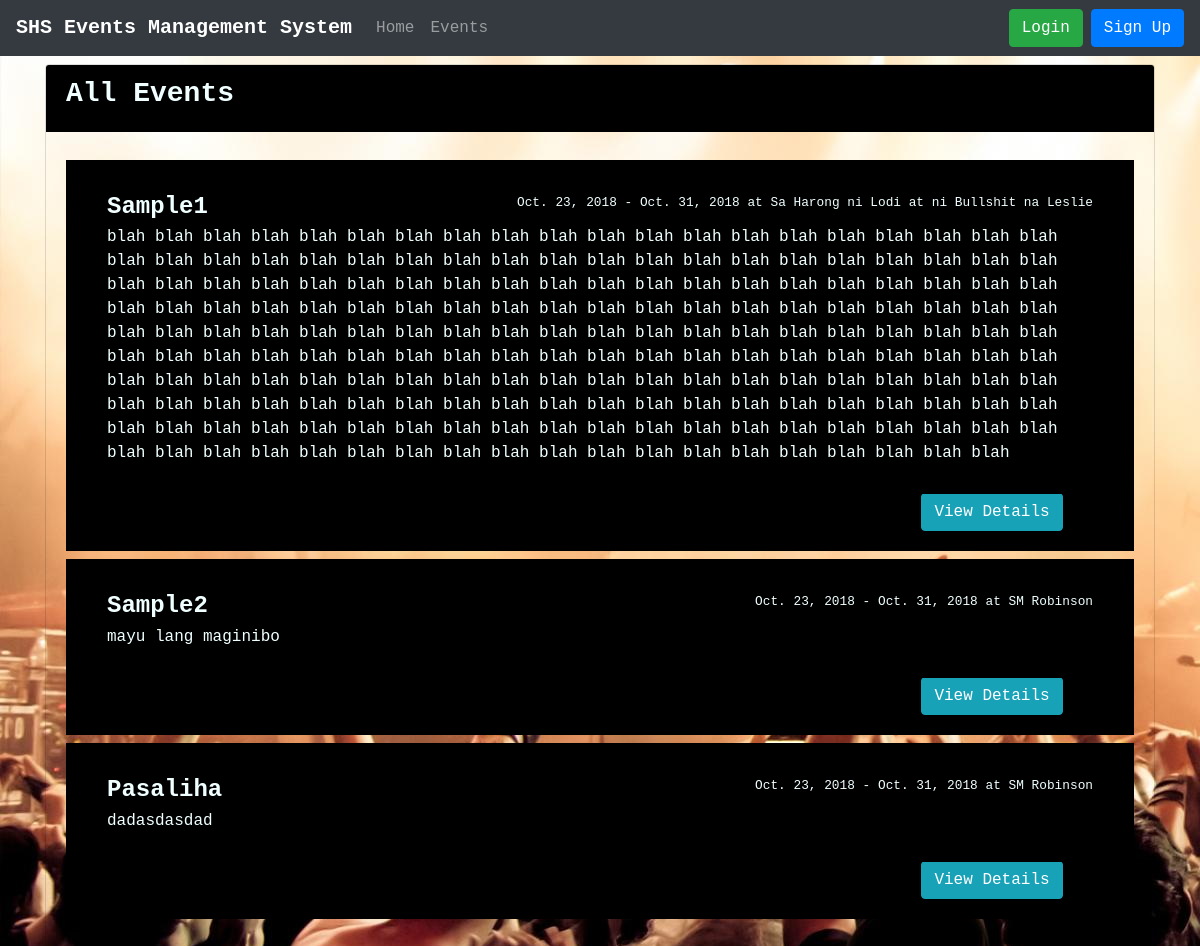
/events/, run on an earlier commit of the app's database.
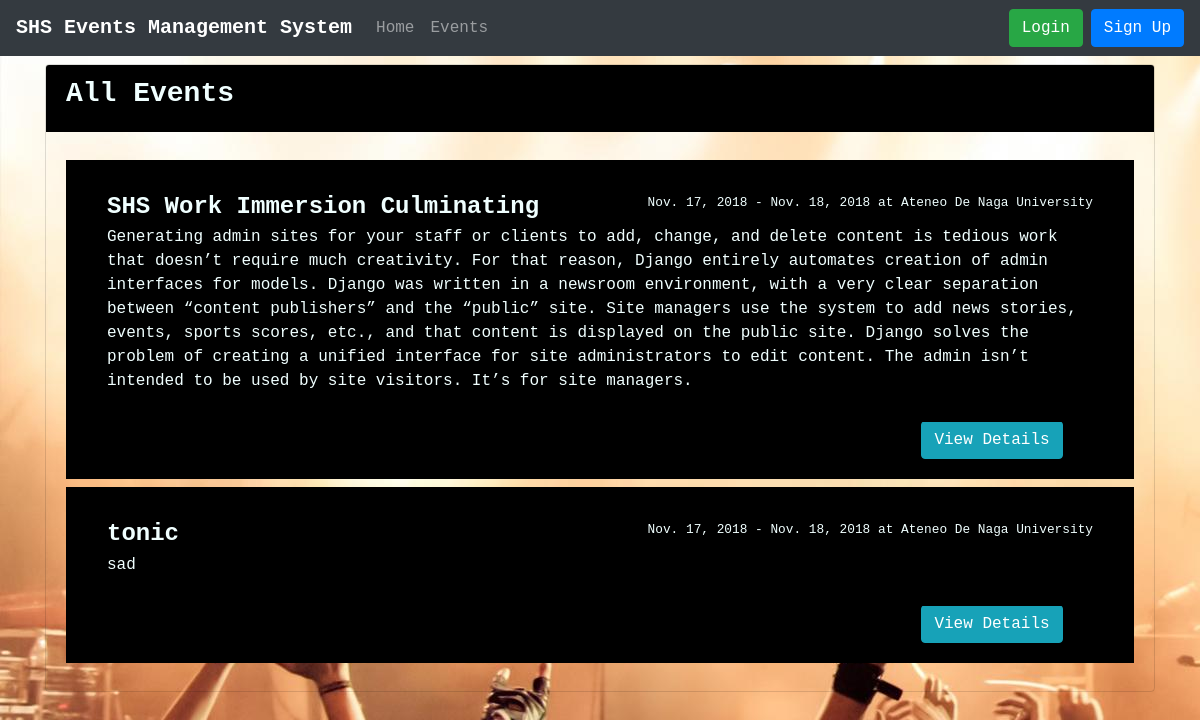
And on a later commit of the database.
### events/models.py (models this page shows, shortened)
class Event(models.Model):
    name = models.CharField("Name of Event", max_length=50)
    description = models.TextField("Description", max_length=1000, blank=True)
    max_slots = models.IntegerField("Max Slots", blank=True, null=True)
    date_from = models.DateField("Start Date", null=True)
    date_to = models.DateField("End Date", null=True)
    time_from = models.TimeField("Start Time", null=True)
    time_to = models.TimeField("End Time", null=True)
    venue = models.CharField("Venue", max_length=200, default = '')
    creator = models.ForeignKey(to='users.Participant', on_delete = models.CASCADE, null = True)

### events/views.py (the view)
# urls.py: path("events/", EventListView.as_view(), name="event_list"),
class EventListView(ListView):
    model = Event
    template_name = "event_list.html"
    context_object_name = "event_list"

### templates/event_list.html
{% extends 'base.html' %} {% block title %} All Events {% endblock title %}
{% block content %}
<div class="card mt-2" id="head_comp">
    <div class="card-header" id="body_comp">
        <h3><strong>All Events</strong></h3>
    </div>
    <div class="card-body">
        <div class="mt-2 list-group">
            {% for event in event_list %}
            <div class="card-body mb-2" id="body_comp">
                <a href="" class="list-group-item list-group-item-action flex-column align-items-start" id="body_comp">
                    <div class="d-flex w-100 justify-content-between">
                        <h4 class="mb-1"><strong>{{ event.name }}</strong></h4>
                        <small>{{ event.date_from }} - {{ event.date_to }} at {{ event.venue }}</small>
                    </div>
                    <p>{{ event.description }}</p>
                    <a href="{% url 'event_detail' event.pk %}"><button class="btn btn-info" style="float:right;margin-right:5%">View
                            Details</button></a>
                </a>
            </div>
            {% empty %}
            <a href="#!" class="mt-4 list-group-item list-group-item-action list-group-item-warning">
                There Are No Events to Display.
            </a>
            {% endfor %}
        </div>
    </div>
</div>
{% endblock content %}

### templates/base.html (shortened to what this page needs)
<!doctype html>
<html lang="en">
{% load static from staticfiles %}
<head>
  <link rel="stylesheet" href="https://stackpath.bootstrapcdn.com/bootstrap/4.1.3/css/bootstrap.min.css"
>
  <link rel="stylesheet" href="{% static 'design.css' %}">
</head>
<body>
  <nav class="navbar navbar-expand-lg navbar-dark bg-dark">
    <a class="navbar-brand" href="{% url 'home' %}"><strong>SHS Events Management System</strong></a>
    <div class="collapse navbar-collapse" id="navbarTogglerDemo02">
      <ul class="navbar-nav mr-auto mt-2 mt-md-0">
        <li class="nav-item">
          <a class="nav-link" href="{% url 'home' %}">Home</a>
        </li>
        <li class="nav-item">
          <a class="nav-link" href="{% url 'event_list' %}">Events</a>
        </li>
      </ul>
    </div>
    {% if user.is_authenticated %}
    <div class="btn-group">
      <button type="button" class="btn btn-info dropdown-toggle" data-toggle="dropdown" aria-haspopup="true"
        aria-expanded="false">
        {{ user.username }}
      </button>
      <div class="dropdown-menu dropdown-menu-right">
        <a class="dropdown-item" href="{% url 'logout' %}">Logout</a>
      </div>
    </div>
    {% else %}
    <a class="mr-2" href="{% url 'login' %}">
      <button type="button" class="btn btn-outline btn-success">Login</button>
    </a>
    <a href="{% url 'signup' %}">
      <button type="button" class="btn btn-outline btn-primary">Sign Up</button>
    </a>
    {% endif %}
  </nav>
  <div class="container">
    {% block content %}
    {% endblock content %}
  </div>
</body>
</html>

### assets/design.css (style rules this page uses)
body { background-color: gray; color: black; font-family: 'Arvo', courier, serif; background-image: url('images/full.jpg'); }
#head_comp { background-color: transparent; color: black; }
#body_comp { background-color: black; color: azure; }

What changed in the data, as far as the page shows it:
removed Event: name "Sample1", date_from "Oct. 23, 2018", date_to "Oct. 31, 2018", venue "Sa Harong ni Lodi at ni Bullshit na Leslie", description "blah blah blah blah blah blah blah blah blah blah blah blah blah blah blah blah blah blah blah blah blah blah blah blah blah blah blah blah blah blah blah blah blah blah blah blah blah blah blah blah blah blah blah blah blah blah blah blah blah blah blah blah blah blah blah blah blah blah blah blah blah blah blah blah blah blah blah blah blah blah blah blah blah blah blah blah blah blah blah blah blah blah blah blah blah blah blah blah blah blah blah blah blah blah blah blah blah blah blah blah blah blah blah blah blah blah blah blah blah blah blah blah blah blah blah blah blah blah blah blah blah blah blah blah blah blah blah blah blah blah blah blah blah blah blah blah blah blah blah blah…"
removed Event: name "Sample2", date_from "Oct. 23, 2018", date_to "Oct. 31, 2018", venue "SM Robinson", description "mayu lang maginibo"
removed Event: name "Pasaliha", date_from "Oct. 23, 2018", date_to "Oct. 31, 2018", venue "SM Robinson", description "dadasdasdad"
added Event: name "SHS Work Immersion Culminating", date_from "Nov. 17, 2018", date_to "Nov. 18, 2018", venue "Ateneo De Naga University", description "Generating admin sites for your staff or clients to add, change, and delete content is tedious work that doesn’t require much creativity. For that reason, Django entirely automates creation of admin interfaces for models. Django was written in a newsroom environment, with a very clear separation between “content publishers” and the “public” site. Site managers use the system to add news stories, events, sports scores, etc., and that content is displayed on the public site. Django solves the problem of creating a unified interface for site administrators to edit content. The admin isn’t intended to be used by site visitors. It’s for site managers."
added Event: name "tonic", date_from "Nov. 17, 2018", date_to "Nov. 18, 2018", venue "Ateneo De Naga University", description "sad"
